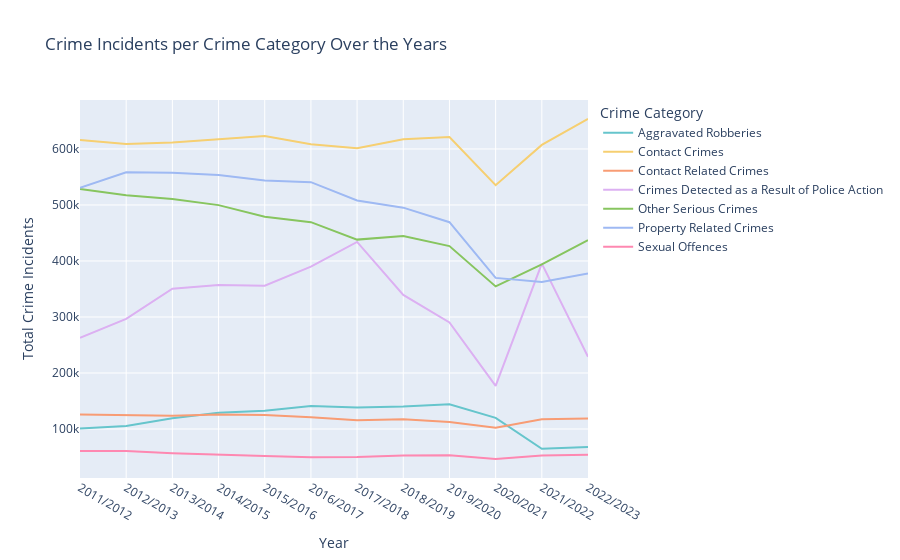

The code cell stored with this chart in its notebook:
### Code cell
fig = px.line(group_crime_and_year, x='Year', y='Total', color='Crime Category',
              labels={'Total': 'Crime Incidents'},
              title='Crime Incidents per Crime Category Over the Years',
              line_shape='linear', color_discrete_sequence=px.colors.qualitative.Pastel)


fig.update_layout(xaxis_title='Year', yaxis_title='Total Crime Incidents', legend_title='Crime Category')


fig.show()

### Figure 1 — Plotly figure (JSON) as saved in the notebook; plotly's stock layout.template omitted (floating-point values rounded to 4 significant figures)
{"data": [{"hovertemplate": "Crime Category=Aggravated Robberies<br>Year=%{x}<br>Crime Incidents=%{y}<extra></extra>", "legendgroup": "Aggravated Robberies", "line": {"color": "rgb(102, 197, 204)", "dash": "solid", "shape": "linear"}, "marker": {"symbol": "circle"}, "mode": "lines", "name": "Aggravated Robberies", "orientation": "v", "showlegend": true, "type": "scatter", "x": ["2011/2012", "2012/2013", "2013/2014", "2014/2015", "2015/2016", "2016/2017", "2017/2018", "2018/2019", "2019/2020", "2020/2021", "2021/2022", "2022/2023"], "xaxis": "x", "y": [100769, 105488, 118963, 129045, 132527, 140956, 138364, 140032, 143990, 119841, 64759, 68015], "yaxis": "y"}, {"hovertemplate": "Crime Category=Contact Crimes<br>Year=%{x}<br>Crime Incidents=%{y}<extra></extra>", "legendgroup": "Contact Crimes", "line": {"color": "rgb(246, 207, 113)", "dash": "solid", "shape": "linear"}, "marker": {"symbol": "circle"}, "mode": "lines", "name": "Contact Crimes", "orientation": "v", "showlegend": true, "type": "scatter", "x": ["2011/2012", "2012/2013", "2013/2014", "2014/2015", "2015/2016", "2016/2017", "2017/2018", "2018/2019", "2019/2020", "2020/2021", "2021/2022", "2022/2023"], "xaxis": "x", "y": [615935, 608724, 611574, 616973, 623223, 608321, 601366, 617210, 621282, 535217, 607163, 653659], "yaxis": "y"}, {"hovertemplate": "Crime Category=Contact Related Crimes<br>Year=%{x}<br>Crime Incidents=%{y}<extra></extra>", "legendgroup": "Contact Related Crimes", "line": {"color": "rgb(248, 156, 116)", "dash": "solid", "shape": "linear"}, "marker": {"symbol": "circle"}, "mode": "lines", "name": "Contact Related Crimes", "orientation": "v", "showlegend": true, "type": "scatter", "x": ["2011/2012", "2012/2013", "2013/2014", "2014/2015", "2015/2016", "2016/2017", "2017/2018", "2018/2019", "2019/2020", "2020/2021", "2021/2022", "2022/2023"], "xaxis": "x", "y": [125903, 124691, 123441, 125789, 124804, 120730, 115361, 117172, 112244, 102269, 117505, 118816], "yaxis": "y"}, {"hovertemplate": "Crime Category=Crimes Detected as a Result of Police Action<br>Year=%{x}<br>Crime Incidents=%{y}<extra></extra>", "legendgroup": "Crimes Detected as a Result of Police Action", "line": {"color": "rgb(220, 176, 242)", "dash": "solid", "shape": "linear"}, "marker": {"symbol": "circle"}, "mode": "lines", "name": "Crimes Detected as a Result of Police Action", "orientation": "v", "showlegend": true, "type": "scatter", "x": ["2011/2012", "2012/2013", "2013/2014", "2014/2015", "2015/2016", "2016/2017", "2017/2018", "2018/2019", "2019/2020", "2020/2021", "2021/2022", "2022/2023"], "xaxis": "x", "y": [262726, 296734, 350403, 356919, 355926, 390021, 433966, 339281, 290176, 177095, 395191, 228983], "yaxis": "y"}, {"hovertemplate": "Crime Category=Other Serious Crimes<br>Year=%{x}<br>Crime Incidents=%{y}<extra></extra>", "legendgroup": "Other Serious Crimes", "line": {"color": "rgb(135, 197, 95)", "dash": "solid", "shape": "linear"}, "marker": {"symbol": "circle"}, "mode": "lines", "name": "Other Serious Crimes", "orientation": "v", "showlegend": true, "type": "scatter", "x": ["2011/2012", "2012/2013", "2013/2014", "2014/2015", "2015/2016", "2016/2017", "2017/2018", "2018/2019", "2019/2020", "2020/2021", "2021/2022", "2022/2023"], "xaxis": "x", "y": [528296, 517252, 510748, 499698, 479075, 469276, 438113, 444447, 426569, 354566, 393821, 437038], "yaxis": "y"}, {"hovertemplate": "Crime Category=Property Related Crimes<br>Year=%{x}<br>Crime Incidents=%{y}<extra></extra>", "legendgroup": "Property Related Crimes", "line": {"color": "rgb(158, 185, 243)", "dash": "solid", "shape": "linear"}, "marker": {"symbol": "circle"}, "mode": "lines", "name": "Property Related Crimes", "orientation": "v", "showlegend": true, "type": "scatter", "x": ["2011/2012", "2012/2013", "2013/2014", "2014/2015", "2015/2016", "2016/2017", "2017/2018", "2018/2019", "2019/2020", "2020/2021", "2021/2022", "2022/2023"], "xaxis": "x", "y": [530624, 558334, 557640, 553487, 543524, 540653, 507975, 495161, 469224, 369745, 362274, 377690], "yaxis": "y"}, {"hovertemplate": "Crime Category=Sexual Offences<br>Year=%{x}<br>Crime Incidents=%{y}<extra></extra>", "legendgroup": "Sexual Offences", "line": {"color": "rgb(254, 136, 177)", "dash": "solid", "shape": "linear"}, "marker": {"symbol": "circle"}, "mode": "lines", "name": "Sexual Offences", "orientation": "v", "showlegend": true, "type": "scatter", "x": ["2011/2012", "2012/2013", "2013/2014", "2014/2015", "2015/2016", "2016/2017", "2017/2018", "2018/2019", "2019/2020", "2020/2021", "2021/2022", "2022/2023"], "xaxis": "x", "y": [60539, 60888, 56680, 53617, 51895, 49660, 50108, 52420, 53293, 46214, 52694, 53888], "yaxis": "y"}], "layout": {"autosize": true, "legend": {"title": {"text": "Crime Category"}, "tracegroupgap": 0}, "title": {"text": "Crime Incidents per Crime Category Over the Years"}, "xaxis": {"anchor": "y", "autorange": true, "domain": [0, 1], "range": [0, 11], "title": {"text": "Year"}, "type": "category"}, "yaxis": {"anchor": "x", "autorange": true, "domain": [0, 1], "range": [12470.0, 687400.0], "title": {"text": "Total Crime Incidents"}, "type": "linear"}}}
